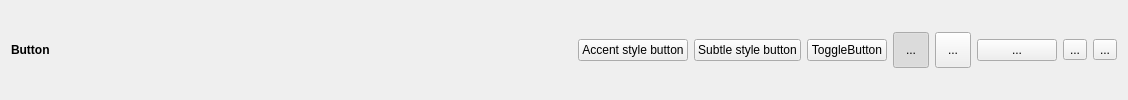
             <widget class="QWidget" name="widget" native="true">
              <layout class="QGridLayout" name="gridLayout_2">
               <property name="leftMargin">
                <number>11</number>
               </property>
               <property name="topMargin">
                <number>11</number>
               </property>
               <property name="rightMargin">
                <number>11</number>
               </property>
               <property name="bottomMargin">
                <number>11</number>
               </property>
               <item row="0" column="0">
                <widget class="QLabel" name="label">
                 <property name="font">
                  <font>
                   <bold>true</bold>
                  </font>
                 </property>
                 <property name="text">
                  <string>Button</string>
                 </property>
                </widget>
               </item>
               <item row="0" column="6">
                <widget class="QToolButton" name="toolButton">
                 <property name="minimumSize">
                  <size>
                   <width>36</width>
                   <height>36</height>
                  </size>
                 </property>
                 <property name="text">
                  <string>...</string>
                 </property>
                </widget>
               </item>
               <item row="0" column="1">
                <spacer name="horizontalSpacer">
                 <property name="orientation">
                  <enum>Qt::Orientation::Horizontal</enum>
                 </property>
                 <property name="sizeHint" stdset="0">
                  <size>
                   <width>522</width>
                   <height>20</height>
                  </size>
                 </property>
                </spacer>
               </item>
               <item row="0" column="4">
                <widget class="QPushButton" name="pushButton_3">
                 <property name="minimumSize">
                  <size>
                   <width>0</width>
                   <height>0</height>
                  </size>
                 </property>
                 <property name="text">
                  <string>ToggleButton</string>
                 </property>
                 <property name="checkable">
                  <bool>true</bool>
                 </property>
                 <property name="checked">
                  <bool>false</bool>
                 </property>
                </widget>
               </item>
               <item row="0" column="7">
                <widget class="QPushButton" name="pushButton_10">
                 <property name="minimumSize">
                  <size>
                   <width>0</width>
                   <height>0</height>
                  </size>
                 </property>
                 <property name="text">
                  <string>...</string>
                 </property>
                </widget>
               </item>
               <item row="0" column="2">
                <widget class="QPushButton" name="pushButton_2">
                 <property name="minimumSize">
                  <size>
                   <width>0</width>
                   <height>0</height>
                  </size>
                 </property>
                 <property name="text">
                  <string>Accent style button</string>
                 </property>
                 <property name="accent" stdset="0">
                  <bool>true</bool>
                 </property>
                </widget>
               </item>
               <item row="0" column="9">
                <widget class="QToolButton" name="toolButton_4">
                 <property name="text">
                  <string>...</string>
                 </property>
                 <property name="popupMode">
                  <enum>QToolButton::ToolButtonPopupMode::InstantPopup</enum>
                 </property>
                </widget>
               </item>
               <item row="0" column="5">
                <widget class="QToolButton" name="tBtnAutoRaise">
                 <property name="enabled">
                  <bool>true</bool>
                 </property>
                 <property name="minimumSize">
                  <size>
                   <width>36</width>
                   <height>36</height>
                  </size>
                 </property>
                 <property name="text">
                  <string>...</string>
                 </property>
                 <property name="iconSize">
                  <size>
                   <width>20</width>
                   <height>20</height>
                  </size>
                 </property>
                 <property name="checkable">
                  <bool>true</bool>
                 </property>
                 <property name="checked">
                  <bool>true</bool>
                 </property>
                 <property name="autoRaise">
                  <bool>true</bool>
                 </property>
                </widget>
               </item>
               <item row="0" column="8">
                <widget class="QToolButton" name="toolButton_3">
                 <property name="text">
                  <string>...</string>
                 </property>
                 <property name="popupMode">
                  <enum>QToolButton::ToolButtonPopupMode::InstantPopup</enum>
                 </property>
                </widget>
               </item>
               <item row="0" column="3">
                <widget class="QPushButton" name="pushButton">
                 <property name="minimumSize">
                  <size>
                   <width>0</width>
                   <height>0</height>
                  </size>
                 </property>
                 <property name="text">
                  <string>Subtle style button</string>
                 </property>
                 <property name="flat">
                  <bool>false</bool>
                 </property>
                </widget>
               </item>
              </layout>
             </widget>
